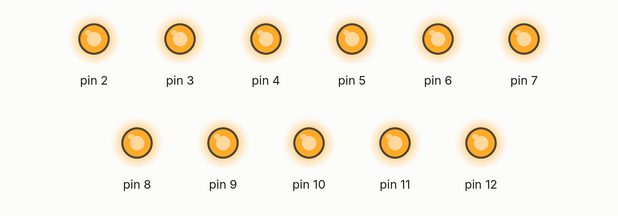
Recording of a sketch running on a simulated Arduino Uno, built with avr-gcc and run on an emulated ATmega328P. Parts: output pins drawn as LEDs (lit = HIGH).

Above: at 0.46 s.
At 2.8 s:
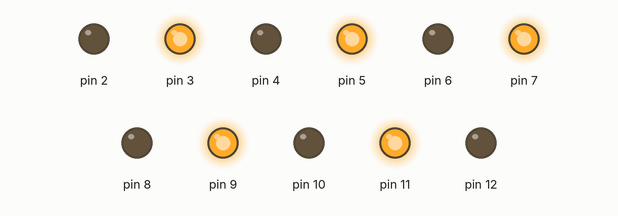
At 4.33 s:
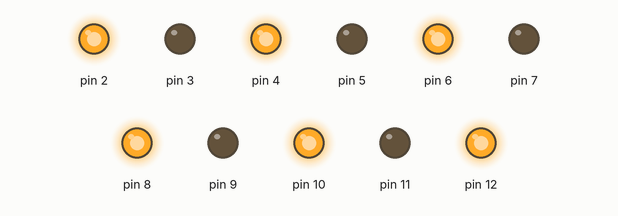
At 7.89 s:
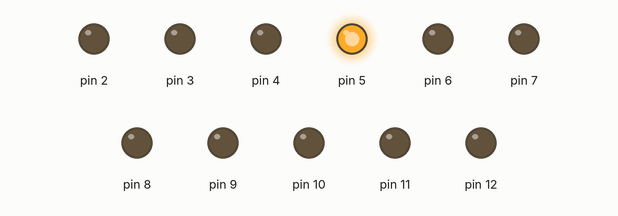
At 11.49 s:
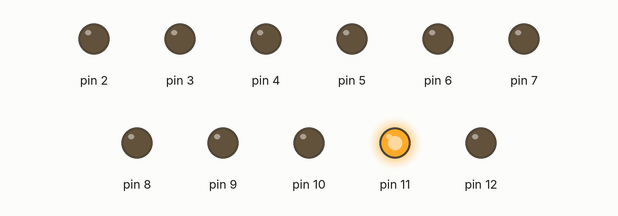
At 15.79 s:
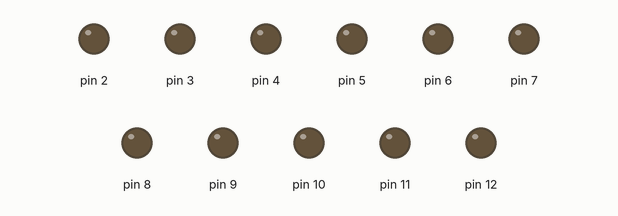
Timing chart, 0 to 16.3 s (numbered marks = the images above):
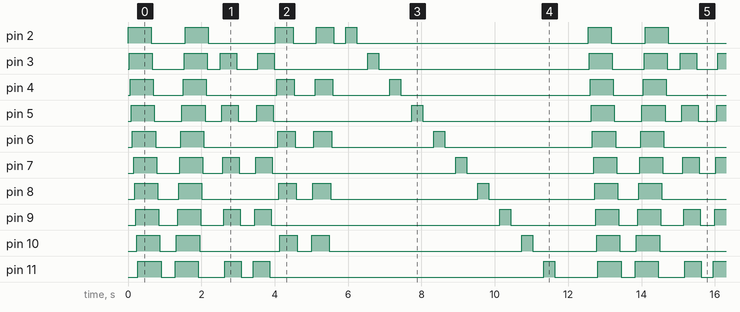

The sketch:

seqBlink.ino
```cpp
/*
  Blink in sequence.

  Well, this is a toy for my son.
  Please connect LEDs onto pin 2 through 12, then burn this onto the arduino.

  Enjoy!
*/


// the setup function runs once when you press reset or power the board
void setup() {
  // initialize digital pin LED_BUILTIN as an output.

  for (int i=2; i<13; i++)
  {
    pinMode(i, OUTPUT);
  }
}

// the loop function runs over and over again forever
void loop() {

  //左龙
  for (int i = 2; i < 13; i++) {
    digitalWrite(i, HIGH);   // turn the LED on (HIGH is the voltage level)
    delay(30);
  }

  delay (300);

  for (int i = 2; i < 13; i++) {
    digitalWrite(i, LOW);   // turn the LED off (LOW is the voltage level)
    delay(30);
  }
  delay(300);

  //#########################

  //右龙
  for (int i = 12; i > 1; i--) {
    digitalWrite(i, HIGH);   // turn the LED on (HIGH is the voltage level)
    delay(30);
  }

  delay (300);

  for (int i = 12; i > 1; i--) {
    digitalWrite(i, LOW);   // turn the LED off (LOW is the voltage level)
    delay(30);
  }

  delay (300);


  //#########################

  //间闪左龙
  for (int i = 2; i < 13; i++) {
    if (i % 2 == 0) continue;
    digitalWrite(i, HIGH);   // turn the LED on (HIGH is the voltage level)
    delay(30);
  }

  delay (300);

  for (int i = 2; i < 13; i++) {
    if (i % 2 == 0) continue;
    digitalWrite(i, LOW);   // turn the LED off (LOW is the voltage level)
    delay(30);
  }
  delay(300);

  //间闪右龙
  for (int i = 12; i > 1; i--) {
    if (i % 2 == 0) continue;
    digitalWrite(i, HIGH);   // turn the LED on (HIGH is the voltage level)
    delay(30);
  }

  delay (300);

  for (int i = 12; i > 1; i--) {
    if (i % 2 == 0) continue;
    digitalWrite(i, LOW);   // turn the LED off (LOW is the voltage level)
    delay(30);
  }


  //#########################

  //间闪左龙
  for (int i = 2; i < 13; i++) {
    if (i % 2 == 1) continue;
    digitalWrite(i, HIGH);   // turn the LED on (HIGH is the voltage level)
    delay(30);
  }

  delay (300);

  for (int i = 2; i < 13; i++) {
    if (i % 2 == 1) continue;
    digitalWrite(i, LOW);   // turn the LED off (LOW is the voltage level)
    delay(30);
  }
  delay(300);

  //间闪右龙
  for (int i = 12; i > 1; i--) {
    if (i % 2 == 1) continue;
    digitalWrite(i, HIGH);   // turn the LED on (HIGH is the voltage level)
    delay(30);
  }

  delay (300);

  for (int i = 12; i > 1; i--) {
    if (i % 2 == 1) continue;
    digitalWrite(i, LOW);   // turn the LED off (LOW is the voltage level)
    delay(30);
  }

  //###############


  delay (300);

  //顺闪
  for (int i = 2; i < 13; i++)
  {
    digitalWrite(i, HIGH);   // turn the LED on (HIGH is the voltage level)
    delay(300);
    digitalWrite(i, LOW);    // turn the LED off by making the voltage LOW
    delay(300);
  }

}
```

Measured:
- by itself, pin 4: repeats every 12.5 s: LOW 0.81 s, HIGH 0.63 s, LOW 1.9 s, HIGH 0.48 s, LOW 0.57 s, HIGH 0.48 s, LOW 1.6 s, HIGH 0.30 s, LOW 5.2 s, HIGH 0.63 s
- by itself, pin 6: repeats every 12.5 s: LOW 0.69 s, HIGH 0.63 s, LOW 2.0 s, HIGH 0.48 s, LOW 0.51 s, HIGH 0.48 s, LOW 2.8 s, HIGH 0.30 s, LOW 4.0 s, HIGH 0.63 s
- by itself, everything shown: repeats every 12.5 s, in 44 steps
